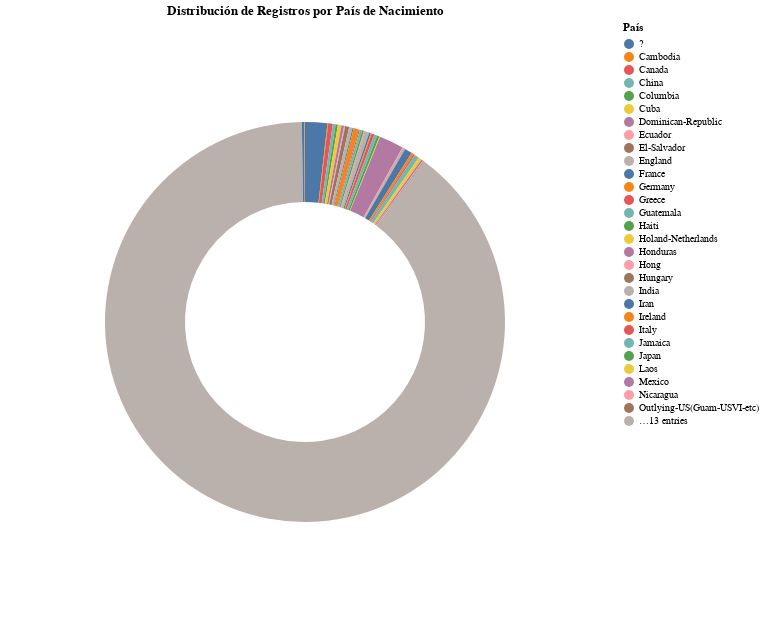

Notebook cell for this chart:
### Markdown cell above
Podemos ver que la **mayoría de los datos es de gente que cobra menos o igual que 50k**, el desbalance es demasiado grande, es posible que esté fuertemente sesgado, igual que en el ratio hombres-mujeres, siendo un 66% vs 33%

### Code cell
# Vamos a ver según el lugar de nacimiento de la persona los rangos salariales

unique_native_country = df["native-country"].unique()
print(f"Paises de origen diferentes {unique_native_country}")





counts = (
    df.groupby("native-country")
      .size()
      .reset_index(name="count")
)


print(counts)


total = counts["count"].sum()
counts["percentage"] = (counts["count"] / total * 100).round(1)


donut = alt.Chart(counts).mark_arc(innerRadius=120, outerRadius=200).encode(
    theta=alt.Theta(field='count', type='quantitative', title='Registros'),
    color=alt.Color(field='native-country', type='nominal', title='País'),
    tooltip=[
        alt.Tooltip('native-country:N', title='País'),
        alt.Tooltip('count:Q', title='Total registros'),
        alt.Tooltip('percentage:Q', title='Porcentaje (%)')
    ]
).properties(
    title='Distribución de Registros por País de Nacimiento',
    width=600,
    height=600
)

donut

### Figure 1 — Vega-Lite specification as saved in the notebook (floating-point values rounded to 4 significant figures)
{"config": {"view": {"continuousWidth": 300, "continuousHeight": 300}}, "data": {"name": "data-49425fad4677fd70e4f2398841329b53"}, "mark": {"type": "arc", "innerRadius": 120, "outerRadius": 200}, "encoding": {"color": {"field": "native-country", "title": "País", "type": "nominal"}, "theta": {"field": "count", "title": "Registros", "type": "quantitative"}, "tooltip": [{"field": "native-country", "title": "País", "type": "nominal"}, {"field": "count", "title": "Total registros", "type": "quantitative"}, {"field": "percentage", "title": "Porcentaje (%)", "type": "quantitative"}]}, "height": 600, "title": "Distribución de Registros por País de Nacimiento", "width": 600, "$schema": "https://vega.github.io/schema/vega-lite/v5.20.1.json", "datasets": {"data-49425fad4677fd70e4f2398841329b53": [{"native-country": "?", "count": 583, "percentage": 1.8}, {"native-country": "Cambodia", "count": 19, "percentage": 0.1}, {"native-country": "Canada", "count": 121, "percentage": 0.4}, {"native-country": "China", "count": 75, "percentage": 0.2}, {"native-country": "Columbia", "count": 59, "percentage": 0.2}, {"native-country": "Cuba", "count": 95, "percentage": 0.3}, {"native-country": "Dominican-Republic", "count": 70, "percentage": 0.2}, {"native-country": "Ecuador", "count": 28, "percentage": 0.1}, {"native-country": "El-Salvador", "count": 106, "percentage": 0.3}, {"native-country": "England", "count": 90, "percentage": 0.3}, {"native-country": "France", "count": 29, "percentage": 0.1}, {"native-country": "Germany", "count": 137, "percentage": 0.4}, {"native-country": "Greece", "count": 29, "percentage": 0.1}, {"native-country": "Guatemala", "count": 64, "percentage": 0.2}, {"native-country": "Haiti", "count": 44, "percentage": 0.1}, {"native-country": "Holand-Netherlands", "count": 1, "percentage": 0.0}, {"native-country": "Honduras", "count": 13, "percentage": 0.0}, {"native-country": "Hong", "count": 20, "percentage": 0.1}, {"native-country": "Hungary", "count": 13, "percentage": 0.0}, {"native-country": "India", "count": 100, "percentage": 0.3}, {"native-country": "Iran", "count": 43, "percentage": 0.1}, {"native-country": "Ireland", "count": 24, "percentage": 0.1}, {"native-country": "Italy", "count": 73, "percentage": 0.2}, {"native-country": "Jamaica", "count": 81, "percentage": 0.2}, {"native-country": "Japan", "count": 62, "percentage": 0.2}, {"native-country": "Laos", "count": 18, "percentage": 0.1}, {"native-country": "Mexico", "count": 643, "percentage": 2.0}, {"native-country": "Nicaragua", "count": 34, "percentage": 0.1}, {"native-country": "Outlying-US(Guam-USVI-etc)", "count": 14, "percentage": 0.0}, {"native-country": "Peru", "count": 31, "percentage": 0.1}, {"native-country": "Philippines", "count": 198, "percentage": 0.6}, {"native-country": "Poland", "count": 60, "percentage": 0.2}, {"native-country": "Portugal", "count": 37, "percentage": 0.1}, {"native-country": "Puerto-Rico", "count": 114, "percentage": 0.4}, {"native-country": "Scotland", "count": 12, "percentage": 0.0}, {"native-country": "South", "count": 80, "percentage": 0.2}, {"native-country": "Taiwan", "count": 51, "percentage": 0.2}, {"native-country": "Thailand", "count": 18, "percentage": 0.1}, {"native-country": "Trinadad&Tobago", "count": 19, "percentage": 0.1}, {"native-country": "United-States", "count": 29170, "percentage": 89.6}, {"native-country": "Vietnam", "count": 67, "percentage": 0.2}, {"native-country": "Yugoslavia", "count": 16, "percentage": 0.0}]}}
